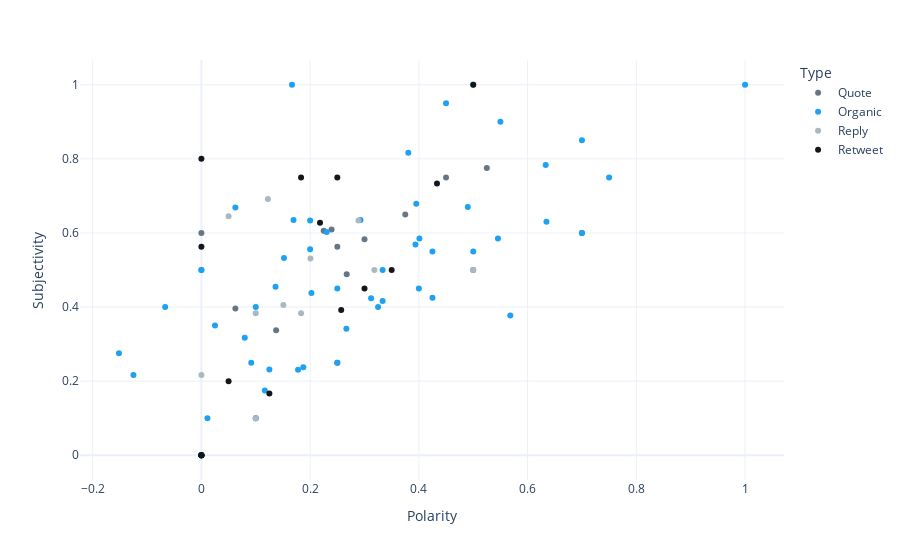

The cell this chart's notebook holds for it:
### Markdown cell above
#### Sentiment Analysis Scatter Plot

### Code cell
fig = px.scatter(df, x="Polarity", y="Subjectivity", 
                 color="Type",
                 hover_data=['Tweet'],
                color_discrete_map={
                "Organic": blue,
                "Retweet": black,
                "Quote": dark_gray,
                "Reply": light_gray,
                },)

fig.update_layout(template='plotly_white')
fig.show()

### Figure 1 — Plotly figure (JSON) as saved in the notebook; plotly's stock layout.template omitted (floating-point values rounded to 4 significant figures)
{"data": [{"customdata": [[".@GAP_Foundation’s Bio-Hermes Study is the first to compare results of blood and digital biomarker tests with imaging and traditional cognitive tests. This could help identify Alzheimer’s earlier and detect progression of the disease, to help us get closer to a cure. https://t.co/9xUQ0ZldSI"], ["I don’t think any of @ronnychieng’s innovations are ready to bring to market. Luckily, brilliant scientists and engineers around the world have developed hundreds of exciting solutions that will prevent illness and death: https://t.co/x9lELyhV4c https://t.co/asEKuLP3Zm"], ["Thank you to @DonorsChoose, and to all 40,255 of you who donated in support of students and teachers across the country. https://t.co/g2ABbfFtsl"], ["I’m partnering with @DonorsChoose to make sure that more teachers have access to everything they need to get ready for the new school year. I’ll give your donation an extra 50% boost today when you give to any classroom project or supply request. https://t.co/PjNI0vyjUC"], ["Alzheimer’s and related dementias have impacted far too many families around the world—including my own. New funding from @TheADDF will help @EDoNInitiative accelerate data collection and sharing to enable early detection and treatment. https://t.co/4Q28soukxu"], ["I’m deeply saddened to hear of Tachi’s passing. I loved working with him and I learned a lot from him. His passion for saving lives and making the world a fairer place was inspiring, and he matched it with an incredible intellect. I will miss him. https://t.co/68O3ytcoo4"], ["You were a good sport, Jimmy. Pro tip...never choose glass “#2” in a poop-water challenge: https://t.co/8shvjTNa4M https://t.co/onnWyhJpqm"], ["The Gates Foundation is providing additional, flexible funding to the @AfricaCDC for its pandemic response efforts, but more assistance from the global community is urgently needed to fill the gaps. https://t.co/x9k41SUi04"], ["I look forward to working with you and @EU_Commission on all of these important goals. Europe is a critical partner in creating a net-zero future and ensuring a healthy and equitable world for all. https://t.co/O16waKVVVo"], ["These students are doing inspiring work. Their ambition makes me optimistic about the future of health care (and the world). https://t.co/jA9yDbo5Or"], ["This expanded commitment to the foundation will accelerate its mission to fight poverty, disease, and inequity around the world. I'm grateful to the foundation's leadership team, employees, and partners for their dedication to making the world healthier and more just. https://t.co/6fqy34HX6C"], ["This important commitment builds on the @gatesfoundation's efforts to support partners working to create a more equal world. https://t.co/M0RO0s62ZP"], ["Avoiding a climate disaster is possible if governments act today. @IEA’s Net Zero by 2050 report provides a roadmap to achieve this critical goal. https://t.co/GBoEGvYWtc"], ["It’s encouraging to see @POTUS Biden and @ClimateEnvoy Kerry re-establish America’s leading role on climate change. I look forward to joining leaders from around the world to talk about some of the most important challenges we need to overcome to avoid a climate disaster. https://t.co/a9CXZzIg6Y"], ["The amount of cement China has consumed is a staggering statistic and reminder of how much emissions have grown in low- and middle-income countries. (Minecraft concrete doesn’t count, though server farms are responsible for a lot of emissions.) https://t.co/b8tSNNdUBy https://t.co/bFrIIUv97i"]], "hovertemplate": "Type=Quote<br>Polarity=%{x}<br>Subjectivity=%{y}<br>Tweet=%{customdata[0]}<extra></extra>", "legendgroup": "Quote", "marker": {"color": "#657786", "symbol": "circle"}, "mode": "markers", "name": "Quote", "showlegend": true, "type": "scatter", "x": [0.0625, 0.375, 0, 0.2673, 0.2394, 0.525, 0.7, 0.25, 0.225, 0.25, 0.5, 0.3, 0, 0.45, 0.1375], "xaxis": "x", "y": [0.3958, 0.65, 0, 0.4887, 0.6091, 0.775, 0.6, 0.25, 0.6062, 0.5625, 0.5, 0.5833, 0.6, 0.75, 0.3375], "yaxis": "y"}, {"customdata": [["I recently sat down with the extraordinary Brooke Brown, Washington State’s 2021 Teacher of the Year. It was a pleasure to meet with her and take part in one of her favorite lessons: https://t.co/TAwysEihyQ https://t.co/rlB1iJjogC"], ["Happy Birthday, Warren! You’ve been a true friend and an invaluable source of advice over the years, and I’m so lucky to know you. It’s an honor to work at the foundation doing my best to turn your generosity into lives saved and improved. Here’s to many more birthdays! https://t.co/ZaCGW5KCWm"], ["Investments in malaria programs help build stronger health systems that will not only bring an end to malaria but also protect us from the next pandemic. Here’s how: https://t.co/jdMgfMruYZ #MosquitoWeek https://t.co/gLHSY7Nqcz"], ["Congratulations, India, on reaching this tremendous milestone. The collective efforts of the government, R&amp;D community, vaccine manufacturers, and millions of health workers have made this feat possible. @PMOIndia @MoHFW_INDIA https://t.co/cmvQiAfSZG"], ["The COVID-19 pandemic reminds us why eradicating malaria is essential. Many of the building blocks we need to fight malaria and prevent the next pandemic are the same. #MosquitoWeek https://t.co/lC9eeVIN3J"], ["Mosquitoes are the deadliest animal to humans, but @WMPglobal scientists have discovered how to transform one kind of mosquito into a surprisingly powerful ally: https://t.co/T6H9dVZYP0. #MosquitoWeek🦟 https://t.co/ENiniSLs9z"], ["I applaud David Vélez and Mariel Reyes’s pledge to dedicate the majority of their wealth to creating opportunity for the most vulnerable Latin American children and young adults: https://t.co/LGZ23efAVO"], ["I'm incredibly excited about the new collaboration between @Breakthrough Energy Catalyst and @ENERGY to accelerate the adoption of next-generation clean technologies and build the net-zero economy: https://t.co/85aqtW8HCr"], ["Today’s United Nations climate report is an urgent call to action for the world: we must reach net-zero emissions by 2050 to avoid a climate disaster. https://t.co/eSaC2HyD8q"], ["Today’s students have the power to create a better future for all people, and teachers are helping them build their framework for understanding the world. Thank you to Bryan Stevenson for joining the @OERProject Conference for Social Studies this week. https://t.co/3tpHHnbICc"], ["Vaclav Smil’s books are amazing. His latest will give you a framework to think about humanity: https://t.co/sgWOBDRYR4 https://t.co/EsQNmjHvHg"], ["I enjoyed joining educators from around the world at the @OERProject Conference for the Social Studies to discuss how their teaching practices have changed over the last year and a half. I’m inspired by their resilience and dedication to their students: https://t.co/e7A0IuUhz1 https://t.co/f5K54U0OZj"], ["It only took Senegal 15 years to cut childhood death in half. Community health workers and successful vaccination campaigns played a key role in this success. Read more from @Exemplarshealth and see how lessons from Senegal can be applied elsewhere. https://t.co/QwYrIlaO9u"], ["My favorite author’s new book might be his best one yet. Each chapter covers one of 71 facts about the world that help you understand how history ties together. I unabashedly recommend it to anyone who loves learning. https://t.co/Sqg0r8K1GA"], ["Ever heard a toilet be compared to an espresso machine? That’s how Dr. Shannon Yee describes the toilet he and his team have developed. https://t.co/zvLAE6CJ5t"], ["How much of the world population still lacks access to a toilet that safely removes waste from the home?\n\nFind the answer here: https://t.co/IiIquCEvZ0"], ["This map from @OurWorldInData shows the progress we’ve made–but also highlights how much work we have left to do. https://t.co/KmmhFnvctZ"], ["The COVID pandemic is a powerful reminder of the urgent work needed to contain and treat deadly pathogens. I’m optimistic about the progress being made on another crisis: safe sanitation: https://t.co/88jFx2UjiW https://t.co/h5HCSyQxO4"], ["Over the years, I’ve shared a stage with a jar of human feces, smelled pit latrine odor, and drunk water made from poop (and convinced @jimmyfallon to drink it too). Was it worth it? You bet. Here’s why: https://t.co/8SJbCuNezD"], ["I’ve been rewatching some of my favorite movies. Add your favorites to the list on @Likewise. https://t.co/bEgD4aMmSU"], ["Getting an early start on my weekend reading: this article does a good job explaining immunity and what may happen with COVID-19 in the future. https://t.co/AHatTlUdOr"], ["During the height of the U.S. polio epidemic, the iron lung was one of the greatest tools used to fight polio. Today, it’s the iron will of the thousands of workers and their supporters who are committed to finishing the job. https://t.co/oAzGsIGSUN #endpolio"], ["Our foundation joined the polio fight almost 15 years ago. And in all that time, I cannot think of a more important moment than right now. https://t.co/ZUyvSZyzau"], ["Reaching net-zero emissions by 2050 means transforming our entire physical economy and accelerating innovation at an unprecedented pace. @Breakthrough Energy Catalyst will jumpstart this process. https://t.co/MAKM2lAyy0"], ["This is the greatest opportunity for innovation in human history: https://t.co/rBFo2LjpsH https://t.co/bj6rY3FszB"], ["I’m excited about @Breakthrough Energy Catalyst and think it can help make clean-energy innovations more available and affordable for everyone. https://t.co/59eVhOSrGC"], ["COVID-19 has highlighted how digital tools can save lives. I’m encouraged by @ExemplarsHealth research highlighting how technologies in Nigeria, Sri Lanka, Burkina Faso, Uganda, South Africa, and Vietnam can be scaled to detect and respond to pandemics. https://t.co/x1W7IyhSnP"], ["Stopping Alzheimer’s requires more eyes on the problem. ADDI @AlzData recently hosted their 1st Data Challenge. I was inspired to see more than 1,200+ people from 65+ countries/regions join the fight. https://t.co/kTovX2SWch"], ["It’s really encouraging to see these results. Dengue fever infects hundreds of millions of people a year and causes debilitating disease. This incredible technique could also be effective at stopping the spread of other viruses like Zika and Chikungunya. https://t.co/AdFpD1hW5c"], ["I will always have a deep sense of accountability to Warren, paying close attention to the data to track our progress and identify areas where we can do better. But the value of Warren’s gift goes beyond anything that can be measured."], ["Should you pick your nose?\n\nYou can read an excerpt from Matt Richtel’s fascinating book about the immune system on my blog to find the answer: https://t.co/cgfc1aUzPA https://t.co/Uc7vqT2B1m"], ["The journalist @ElizKolbert has created a fascinating beat for herself covering humanity’s impact on nature and our attempts to control it. Her latest book is a good reminder that we need to watch out for the unforeseen effects of our actions. https://t.co/8gt4I8oxXc"], ["The persistence of countless Rotarians gives me hope that we can achieve a polio-free world. As they close the #Rotary21 Convention, I'd like to thank @Rotary for the continued partnership to #endpolio. https://t.co/sZ4dRiuiXk"], ["I'm almost always interested in books about American presidents, and I especially loved A Promised Land. It’s a fascinating look at what it’s like to steer a country through challenging times. https://t.co/RgpXbkOnDw"], ["This book gave me a deeper, more nuanced appreciation for the system that is at the core of humanity’s fight against COVID-19 and everything our foundation’s Global Health program is trying to do. https://t.co/uTUH19oKKc"], ["If you’re looking for a good book to read this summer, these are some of my favorites. https://t.co/e19FKzFFL1"], ["The @G7’s commitment to share 870M COVID-19 vaccine doses over the next year is welcome news - but time is not on our side. Vaccines must be delivered now to help control the pandemic everywhere and not disrupt the progress we've made. https://t.co/gWvonMax6n"], ["Polio tools and infrastructure are also critical to combatting other public health emergencies, like COVID-19. It is more important than ever that donors and countries commit to the new GPEI strategy to #endpolio and continue improving health for all. https://t.co/jaN6hPRT23"], ["These young leaders make me optimistic that brighter days are ahead for America’s students and teachers. https://t.co/aiue8lKiZ6"], ["Against the odds, @MohamedBailorB8 became a doctor and is helping his country recover from civil war, Ebola, and now COVID-19. This doctor’s life story is almost as remarkable as his work. https://t.co/giKIhT4W8b"], ["This is an important step in the U.S. clean energy transition. I’m excited to see @TerraPower working with @PacifiCorp, @GovernorGordon, and @Energy to bring this project to life with the workforce of Wyoming. https://t.co/AYeFV5aO5b"], ["Heroes like Dr. Mohamed Barrie are the reason we started our foundation more than 20 years ago and why Melinda and I remain committed to its work. Mohamed’s story is truly inspiring, and I can’t wait to see what he and his team will accomplish next. https://t.co/ovDzfwSKwP"], ["This partnership between @Breakthrough Energy and the @EU_Commission will create jobs around the world, build sustainable global industries, and expand opportunity for billions: https://t.co/mg9LNkabev. Thank you to @EIB as well for your support. https://t.co/HoJdAd6t0z"], ["The pandemic has exacerbated existing racial health inequities in the United States. The Health Equity Tracker is a new tool bringing visibility to disparities in U.S. medicine. https://t.co/vxAiSLifKT"], ["https://t.co/padmHSgWGc"], ["I was honored to speak at today’s #LeadersClimateSummit about the three things we need to do to avoid a climate disaster. https://t.co/0YJJyabeIn"], ["Ambitious short-term goals like this are critical to moving closer to a net-zero future. As we rapidly scale the solutions we have, we must also invest in innovation to reach our ultimate goals. Thank you @POTUS for your leadership. https://t.co/SVeKp1KPHT"], ["Yesterday's verdict was a step in the right direction. But one court ruling alone will not bring to an end the injustice and inequity that Black people experience daily.  I hope we will continue to make real progress on this."], ["If “Time” wins the Oscar this year, it will be the first documentary directed by a Black woman to do so. Garrett Bradley’s talent makes her worthy of that milestone. This is one of the most intimate movies I have ever seen. #itsTIME https://t.co/37x1gfWZgZ"], ["Communities of color have been hit hard by COVID-19. One of the reasons why parts of the medical system often fail Black and brown people is because it’s not designed with them in mind. Dr. Stephaun Wallace wants to change that. https://t.co/VIaM9385bv"], ["To get to net-zero emissions globally by 2050, leaders from around the world must work together. It’s encouraging to see governments, business leaders, and financial institutions committing to a successful COP26 in Glasgow later this year. https://t.co/9bLQJvfZIR"], ["Dr. Stephaun Wallace (@imstephaunelite) has spent the last year helping make COVID-19 vaccines work for everybody. Stephaun and his colleagues at @FredHutch are working to reach the people who are usually left behind. https://t.co/7wqSeT3DJN"], ["Who installed the most concrete?\n\nCheck your answer: https://t.co/wqmmPffvwB"], ["The best way to prevent new variants from emerging is by stopping transmission of the virus altogether: https://t.co/KhJoM3LBmr https://t.co/5Vhfsjew3D"], ["It's encouraging to see innovation and clean energy investments at the forefront of @POTUS's #AmericanJobsPlan. Building markets for new energy technologies is good for jobs today and will build the economies we need while avoiding a climate disaster. https://t.co/V6GcPSiaH8"], ["Here are five things you should know if you want to understand how variants are (and aren’t) complicating the pandemic. https://t.co/rANiDcZynJ"], ["The technological transformation we need to address climate change can create good, safe jobs and build a more equitable, prosperous economy. To make that happen, we need to think big: https://t.co/jFWTPyaOAq https://t.co/PR5sxI7aDt"], ["I had a great time answering questions about my new book, climate change, and COVID-19 on @reddit last week. Here’s a recap of the conversation. https://t.co/Kvd2blqXkL"]], "hovertemplate": "Type=Organic<br>Polarity=%{x}<br>Subjectivity=%{y}<br>Tweet=%{customdata[0]}<extra></extra>", "legendgroup": "Organic", "marker": {"color": "#1DA1F2", "symbol": "circle"}, "mode": "markers", "name": "Organic", "showlegend": true, "type": "scatter", "x": [0.1694, 0.6347, 0, 0.1667, 0.125, 0.45, 0.025, 0.2927, 0.1, 0.1778, 0.55, 0.09167, 0.2306, 0.5455, 0.01111, 0.1167, 0.1, 0.2, -0.06667, 0.5, 0.2667, 1, 0.3952, 0.2, 0.5, 0.425, 0, 0.3333, 0.3938, 0.25, 0.7, 0.6333, 0, 0.49, 0.25, 0.7, 0.4, 0.1519, 0.1, 0.75, 0.3806, 0.3333, 0, 0.1364, 0, 0, 0.0625, 0.07976, 0.2024, -0.1517, 0.1875, -0.125, 0.325, 0.5682, 0.401, 0, 0.425, 0.3121], "xaxis": "x", "y": [0.6347, 0.6306, 0.5, 1, 0.2313, 0.95, 0.35, 0.6348, 0.1, 0.2306, 0.9, 0.25, 0.6028, 0.5848, 0.1, 0.175, 0.1, 0.6333, 0.4, 1, 0.3417, 1, 0.6786, 0.556, 0.55, 0.55, 0, 0.4167, 0.5688, 0.45, 0.85, 0.7833, 0.5, 0.67, 0.25, 0.6, 0.45, 0.5327, 0.4, 0.75, 0.8167, 0.5, 0, 0.4545, 0, 0, 0.6687, 0.3173, 0.4381, 0.275, 0.2375, 0.2167, 0.4, 0.3773, 0.5848, 0, 0.425, 0.4237], "yaxis": "y"}, {"customdata": [["This collaboration’s impact is made possible through investments in the bipartisan infrastructure bill, which will unleash billions in private capital for clean energy projects throughout the U.S. if passed into law. Thank you @SecGranholm for your partnership."], ["Avoiding a climate disaster will require a new, clean industrial revolution, and we don't have time to wait. Our work together will not only send us on a more viable path to net zero, but it will create long-term jobs in communities across the country."], ["I’m optimistic about the work that @Breakthrough is doing to invest in companies, support innovators, advocate for better policies, and lower the cost of climate tech. Join us. https://t.co/xlbtvEAqcn"], ["Reaching zero will take a complete transformation of how we make and do everything – from the technologies and products we create to our public policies to the way we use markets to accelerate change. We need a new industrial revolution powered by clean technology."], ["Every climate action we take must be toward the goal of reaching zero. That means rapidly deploying the technologies we have today to reduce emissions and investing immediately in the solutions we still need to get the world to zero."], ["Avoiding a disaster will require courage, ambition, and partnership among leaders in every sector around the globe. As the report makes clear, no region will be spared by climate change. It will take all of us to meet this challenge."], ["The French drank an impressive amount of wine in 1926, but their consumption is now a third of what it was back then. Why? I love how this book forces you to think about the story behind a seemingly niche statistic. https://t.co/BBlLdeyRJJ"], ["Our foundation has been working to address this massive problem for 10 years—here’s one of the incredible Reinvent the Toilet designs that could help: https://t.co/FWyi25kEhb https://t.co/GnIeZhIDY8"], ["I am truly grateful for his wisdom and leadership, and most of all for his enduring friendship. Warren will continue to inspire our foundation as we work to fight poverty and help millions of people live healthier lives. https://t.co/qYYl1APURx"], ["“Time” is a poetic portrait of a family who love and support each other despite their difficult circumstances. I can’t recommend it highly enough. https://t.co/pxkDEmL2SR"], ["Cement is responsible for 6% of carbon emissions globally. To get to net-zero by 2050, we need innovations to decarbonize the material. I discuss a few approaches to make low-emission cement in my climate book: https://t.co/Ok1p3xQir4"]], "hovertemplate": "Type=Reply<br>Polarity=%{x}<br>Subjectivity=%{y}<br>Tweet=%{customdata[0]}<extra></extra>", "legendgroup": "Reply", "marker": {"color": "#AAB8C2", "symbol": "circle"}, "mode": "markers", "name": "Reply", "showlegend": true, "type": "scatter", "x": [0.1222, 0.2006, 0.5, 0.1508, 0.1, 0.1, 0.1833, 0.2889, 0.3182, 0.05, 0], "xaxis": "x", "y": [0.6917, 0.5309, 0.5, 0.4053, 0.1, 0.3833, 0.3833, 0.6333, 0.5, 0.645, 0.2167], "yaxis": "y"}, {"customdata": [["RT @gatesfoundation: “We are closer than ever to building a world where safe sanitation service is a basic human right enjoyed by everyone,…"], ["RT @AnitaZaidi: Broader geographic distribution of vaccine manufacturing capacity—and the infrastructure to support it—will be critical to…"], ["RT @MSuzman: We take one step closer to a malaria-free world with this exciting new project that seeks to develop an mRNA-based malaria vac…"], ["RT @UN: Let us renew our determination to build a strong, sustainable and inclusive recovery from the pandemic, and to take decisive action…"], ["RT @EIB: How can we:\n💨 Boost #greentech growth?\n🔽 Lower costs?\n🪙 Help commercialise #sustainable projects faster?\n\nPresident Hoyer met with…"], ["RT @gatesfoundation: Support for polio eradication will not only help wipe out a disease, it will prepare countries against future health t…"], ["RT @Breakthrough: BE Catalyst is financing the foundation of a clean economy through four critical technologies. In these areas, Catalyst a…"], ["RT @USAID: With nearly six decades in the medical profession, Dr. Louisa Samonsia thought she had seen it all. Then, COVID-19 hit.\n\nLearn h…"], ["RT @GlobalFund: In honor of 20 years of @GlobalFund impact, see how heroes from around the world came together, refused to accept the statu…"], ["RT @rajpanjabi: As a physician, I’ve seen too many colleagues make the ultimate sacrifice on the frontlines. Over 115,000 health and care w…"], ["RT @MSuzman: Promising news from the @Gavi #COVAX AMC Summit as they have exceeded today’s fundraising target. This means more people in lo…"], ["RT @GlobalFund: Stronger collaboration can help countries recover from the impact of #COVID19 and progress towards health-related @GlobalGo…"], ["RT @gatesfoundation: As our CEO @MSuzman says, no barriers should stand in the way of equitable access to vaccines. We are supportive of a…"], ["RT @WHO: The @ACTAccelerator, an unprecedented global alliance to develop &amp; deliver the tests, treatments &amp; vaccines the 🌐 needs to fight #…"], ["RT @gavi: In February, Ghana became the first African country to receive vaccines through #COVAX. Meet one of the nurses spearheading the v…"], ["RT @IFPRI: 💡 From #climateadaptation to #genderequality, discover @CGIAR’s 50 years of innovations that changed the world 🌎 🎉: https://t.co…"]], "hovertemplate": "Type=Retweet<br>Polarity=%{x}<br>Subjectivity=%{y}<br>Tweet=%{customdata[0]}<extra></extra>", "legendgroup": "Retweet", "marker": {"color": "#14171A", "symbol": "circle"}, "mode": "markers", "name": "Retweet", "showlegend": true, "type": "scatter", "x": [0.2571, 0, 0.2182, 0.4333, 0, 0, 0.1833, 0.05, 0, 0.25, 0.35, 0, 0.5, 0.3, 0.125, 0], "xaxis": "x", "y": [0.3921, 0.8, 0.6273, 0.7333, 0, 0.5625, 0.75, 0.2, 0, 0.75, 0.5, 0, 1, 0.45, 0.1667, 0], "yaxis": "y"}], "layout": {"legend": {"title": {"text": "Type"}, "tracegroupgap": 0}, "margin": {"t": 60}, "xaxis": {"anchor": "y", "domain": [0, 1], "title": {"text": "Polarity"}}, "yaxis": {"anchor": "x", "domain": [0, 1], "title": {"text": "Subjectivity"}}}}
